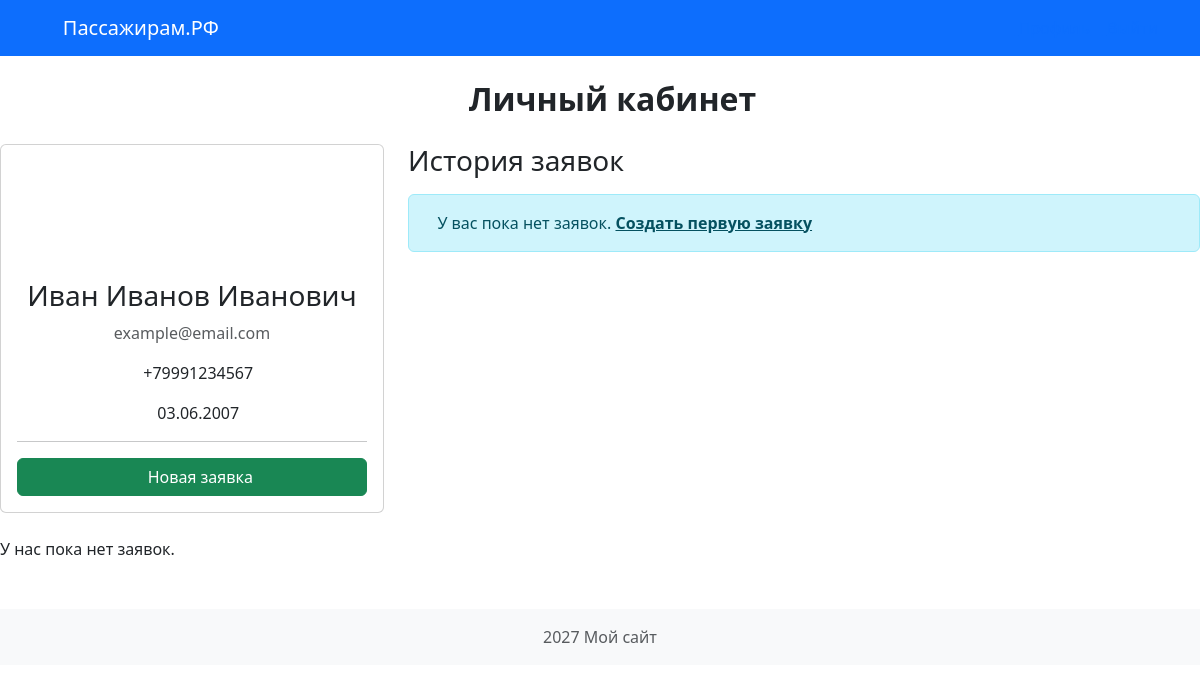
Screenshot of /prof (signed in) with the database file from the repository.
### models.py (models this page shows)
class User(db.Model, UserMixin):
    __tablename__ = 'users'
    id = db.Column(db.Integer, primary_key=True)
    login = db.Column(db.String(64), unique=True, nullable=False)
    password_hash = db.Column(db.String(256), nullable=False)
    fio = db.Column(db.String(128), nullable=False)
    birth_date = db.Column(db.Date, nullable=False)
    phone = db.Column(db.String(20), nullable=False)
    email = db.Column(db.String(128), nullable=False)
    role = db.Column(db.String(10), default='user')
    created_at = db.Column(db.DateTime, default=datetime.utcnow)
    applications = db.relationship('Application', backref='user', lazy=True)
    reviews = db.relationship('Review', backref='user', lazy=True)

### app.py (the view)
@app.route('/prof')
def proffff():
    return render_template('profile.html')

### app.py (called while the page is built)
@login_manager.user_loader
def load_user(user_id):
    return User.query.get(int(user_id))

### templates/profile.html (shortened to what this page needs)
{% extends 'base.html' %}
{% block content %}
    <h2 class="mb-4 text-center">
        <i class="bi bi-person-circle"></i><b>Личный кабинет</b>
    </h2>
    <div class="row">
        <div class="col-md-4 mb-4">
            <div class="card shadoe-sm">
                <div class="card-body text-center">
                    <i class="bi bi-person-circle display-1 text-primary"></i>
                    <h3 class="mt-3">{{ current_user.fio }}</h3>
                    <p class="text-muted">{{ current_user.email }}</p>
                    <p><i class="bi bi-telephone"></i>{{ current_user.phone }}</p>
                    <p><i class="bi bi-calendar"></i>{{ current_user.birth_date.strftime('%d.%m.%Y') }}</p>
                    <hr>
                    <a href="{{ url_for('application') }}" class="btn btn-success w-100">
                        <i class="bi bi-plus-circle"></i> Новая заявка
                    </a>
                </div>
            </div>
        </div>
        <div class="col-md-8">
            <h3 class="mb-3">История заявок</h3>
            {% if applications %}
                {% for app in applications %}
                <div class="card mb-3">
                    <div class="card-body">
                        <div class="d-flex justify-content-between align-items-center">
                            <div>
                                <h5 class="card-title">
                                    <i class="bi bi-bus-front"></i> {{app.transport_type  }}
                                </h5>
                                <p class="card-text text-muted mb-1">
                                    <i class="bi bi-calendar-event"></i> Дата начала: {{ app.start_date.strftime('%d.%m.%Y') }}
                                </p>
                                <p class="card-text text-muted mb-1">
                                    <i class="bi bi-credit-card"></i> Оплата: {{ app.payment_method }}
                                </p>
                                <p class="card-text text-muted">
                                    <i class="bi bi-clovk"></i> Создана: {{ app.created_at.strftime('%d.%m.%Y в %H:%M') }}
                                </p>
                            </div>
                            <span class="badge
                                {% if app.status == 'Новая' %}bg-warning text-dark
                                {% elif app.status == 'Идёт обучение' %}bg-info text-dark
                                {% elif app.status == 'Обучение завершено' %}bg-success
                                {% else %}bg-secondary{% endif %} fs-6">
                                {{ app.status }}
                            </span>
                        </div>
                    </div>
                </div>
                {% endfor %}
            {% else %}
                <div class="alert alert-info">
                    <i class="bi bi-info-circle"></i>У вас пока нет заявок.
                    <a href="{{ url_for('application') }}" class="alert-link">Создать первую заявку</a>
                </div>
            {% endif %}
        </div>
    </div>
    {% if applications %}
        <h3 class="text-center">Другая штука</h3>
        <h3>Ваши заявки:</h3>
        {% for app in application %}
            <div class="card">
                <h4>{{ app.transport_type }}</h4>
                <p>Дата: {{ app.start_date.strftime('%d.%m.%Y') }}</p>
                <p>Статус: {{ app.start_date.strftime('%d.%m.%Y') }}</p>
                <p>Оплата: {{ app.payment_method }}</p>
                {% if app.status == 'Обучение завершено' %}
                    <button>Оставить отзыв</button>
                {% endif %}
            </div>
        {% endfor %}
    {% else %}
        <p>У нас пока нет заявок.</p>
    {% endif %}
{% endblock %}

### rows the page displays
User: fio "Иван Иванов Иванович", email "example@email.com", phone "+79991234567", birth_date "03.06.2007"
